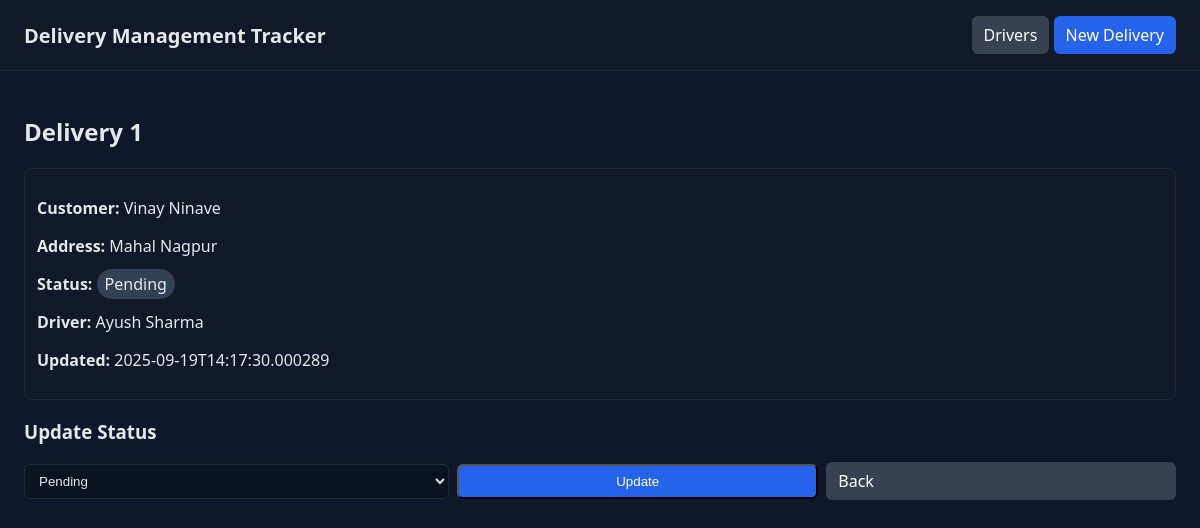
Screenshot of /deliveries/1 with the database file from the repository.
### tables this page shows
CREATE TABLE deliveries (
	id INTEGER PRIMARY KEY AUTOINCREMENT,
	order_number TEXT NOT NULL UNIQUE,
	customer_name TEXT NOT NULL,
	address TEXT NOT NULL,
	status TEXT NOT NULL DEFAULT 'Pending',
	estimated_delivery TEXT,
	updated_at TEXT NOT NULL,
	driver_id INTEGER,
	FOREIGN KEY(driver_id) REFERENCES drivers(id) ON DELETE SET NULL
);

### app.py (the view)
@app.route('/deliveries/<int:delivery_id>')
def delivery_detail(delivery_id: int):
	db = get_db()
	delivery = db.execute(
		"""
		SELECT d.*, COALESCE(dr.name, '') AS driver_name
		FROM deliveries d
		LEFT JOIN drivers dr ON d.driver_id = dr.id
		WHERE d.id = ?
		""",
		(delivery_id,)
	).fetchone()
	if not delivery:
		flash('Delivery not found.', 'error')
		return redirect(url_for('index'))
	return render_template('delivery_detail.html', delivery=delivery)

### app.py (called while the page is built)
def get_db():
	if 'db' not in g:
		g.db = sqlite3.connect(DATABASE)
		g.db.row_factory = sqlite3.Row
	return g.db

### templates/delivery_detail.html
{% extends 'base.html' %}
{% block content %}
<h2>Delivery {{ delivery.order_number }}</h2>
<div class="card">
	<p><strong>Customer:</strong> {{ delivery.customer_name }}</p>
	<p><strong>Address:</strong> {{ delivery.address }}</p>
	<p><strong>Status:</strong> <span class="badge status-{{ delivery.status|lower|replace(' ', '-') }}">{{ delivery.status }}</span></p>
	<p><strong>Driver:</strong> {{ delivery.driver_name }}</p>
	<p><strong>Updated:</strong> {{ delivery.updated_at }}</p>
</div>
<h3>Update Status</h3>
<form method="post" action="{{ url_for('update_status', delivery_id=delivery.id) }}" class="form inline">
	<select name="status" required>
		{% for s in ['Pending','Out for Delivery','Delivered','Failed'] %}
			<option value="{{ s }}" {% if s == delivery.status %}selected{% endif %}>{{ s }}</option>
		{% endfor %}
	</select>
	<button class="btn" type="submit">Update</button>
	<a class="btn secondary" href="{{ url_for('index') }}">Back</a>
</form>
{% endblock %}

### static/styles.css (style rules this page uses)
:root { --bg: #0f172a; --panel: #111827; --text: #e5e7eb; --muted: #9ca3af; --primary: #2563eb; --secondary: #374151; --success: #16a34a; --warning: #d97706; --danger: #dc2626; --border: #1f2937; }
* { box-sizing: border-box; }
body { margin: 0; font-family: system-ui, -apple-system, Segoe UI, Roboto, Arial; background: var(--bg); color: var(--text); }
a { color: inherit; text-decoration: none; }
.btn { display: inline-block; padding: 8px 12px; background: var(--primary); color: white; border-radius: 6px; cursor: pointer; }
.btn.secondary { background: var(--secondary); }
.badge { padding: 4px 8px; border-radius: 999px; background: var(--secondary); }
.status-pending { background: #334155; }
.form { display: grid; gap: 12px; max-width: 560px; }
.form.inline { grid-auto-flow: column; align-items: center; gap: 8px; max-width: none; }
.form input, .form select { padding: 8px 10px; background: #0b1220; border: 1px solid var(--border); color: var(--text); border-radius: 6px; }
.card { padding: 12px; background: var(--panel); border: 1px solid var(--border); border-radius: 8px; }

### rows the page displays
deliveries: order_number "1", customer_name "Vinay Ninave", address "Mahal Nagpur", status "Pending", updated_at "2025-09-19T14:17:30.000289"

### other values shown
{{ delivery.driver_name }} "Ayush Sharma"
